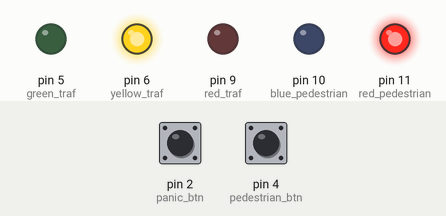
Bench run of a sketch on a simulated Arduino Uno, built with avr-gcc and run on an emulated ATmega328P. On the bench: output pins drawn as LEDs (lit = HIGH). The inputs (shaded band) are chosen by the test bench; at power-on: pin 4 (pedestrian_btn) HIGH, pin 2 (panic_btn) HIGH.

Above: at 2.8 s.
2.9 s: pin 4 (pedestrian_btn) pulled LOW for 1.2 s
At 4.5 s:
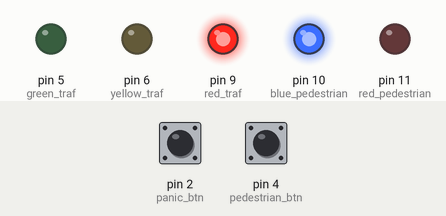
At 16.0 s:
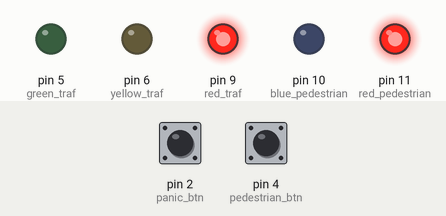
Timing chart, 0 to 20.7 s (numbered marks = the images above; inputs shaded):
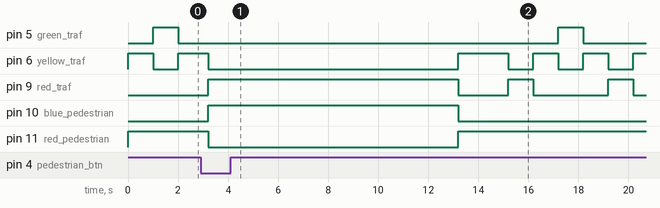

The sketch:

LED_Knight_Rider.ino
```cpp
/*Traffic light--press btn #1 and pedestrian light turns on for 10 secs, or press btn #2 (panic mode) and the
green light turns on until you press btn #2 again. */
//the LEDS
int red_traf = 9;
int yellow_traf = 6;
int green_traf = 5;
int red_pedestrian = 11;
int blue_pedestrian = 10;
int LED_LIST[5] = {9, 6, 5, 11, 10};

//the BTNS
int pedestrian_btn = 4;
int panic_btn = 2;

int loop_led;
boolean State, StateNow;
void setup()
{
    //setup the LEDS
    for(int k = 0; k < 5; k++)
    {
        loop_led = LED_LIST[k];
        pinMode(loop_led, OUTPUT);
        digitalWrite(loop_led, LOW);
    }
    //setup the BTNs
    pinMode(pedestrian_btn, INPUT_PULLUP);
    pinMode(panic_btn, INPUT_PULLUP);
}

void loop()
{
    digitalWrite(red_pedestrian, HIGH);
    //before YELLOW--just came out before RED
    if(ped_btn_pressed(pedestrian_btn) == LOW)
    {
        ped_function();
    }
    panic_function();
    yellow_function();
    //before GREEN--just came out before YELLOW
    if(ped_btn_pressed(pedestrian_btn) == LOW)
    {
        ped_function();
        yellow_function();
    }
    panic_function();
    green_function();
    //before YELLOW--just came out before GREEN
    if(ped_btn_pressed(pedestrian_btn) == LOW)
    {
        yellow_function();
        ped_function();
        yellow_function();
        green_function();
    }
    panic_function();
    yellow_function();
    //before RED--just came out before YELLOW
    if(ped_btn_pressed(pedestrian_btn) == LOW)
    {
        ped_function();
        yellow_function();
        green_function;
        yellow_function();
    }
    panic_function();
    red_function();
}

boolean ped_btn_pressed(int btn_type)
{
    StateNow = digitalRead(btn_type);
    if (StateNow == LOW)
    {
        delay(200);
        StateNow = digitalRead(btn_type);
    }
    return StateNow;

}

void yellow_function()
{
    digitalWrite(green_traf, LOW);
    digitalWrite(yellow_traf, HIGH);
    digitalWrite(red_traf, LOW);     //YELLOW
    delay(1000);
}

void red_function()
{
    digitalWrite(green_traf, LOW);
    digitalWrite(yellow_traf, LOW);
    digitalWrite(red_traf, HIGH);     //RED
    delay(1000);
}

void green_function()
{
    digitalWrite(green_traf, HIGH);
    digitalWrite(yellow_traf, LOW);
    digitalWrite(red_traf, LOW);     //GREEN
    delay(1000);
}

void ped_function()
{
    digitalWrite(red_pedestrian, LOW);
    digitalWrite(blue_pedestrian, HIGH);
    red_function();
    delay(9000); //ten seconds to cross--is that enough?
    digitalWrite(red_pedestrian, HIGH);
    digitalWrite(blue_pedestrian, LOW);
}

void panic_function()
{
    if(ped_btn_pressed(panic_btn) == LOW)
    {
        delay(1000);
        while(ped_btn_pressed(panic_btn) != LOW) //while the btn is NOT pressed
        {
            green_function();
            digitalWrite(green_traf, LOW);
            delay(1000);
        }
    }
}
```

Measured:
- after the input at 2.9 s, pin 10 (blue_pedestrian): LOW → HIGH after 0.30 s, → LOW 10.0 s later; pin 11 (red_pedestrian): HIGH → LOW after 0.30 s, → HIGH 10.0 s later
